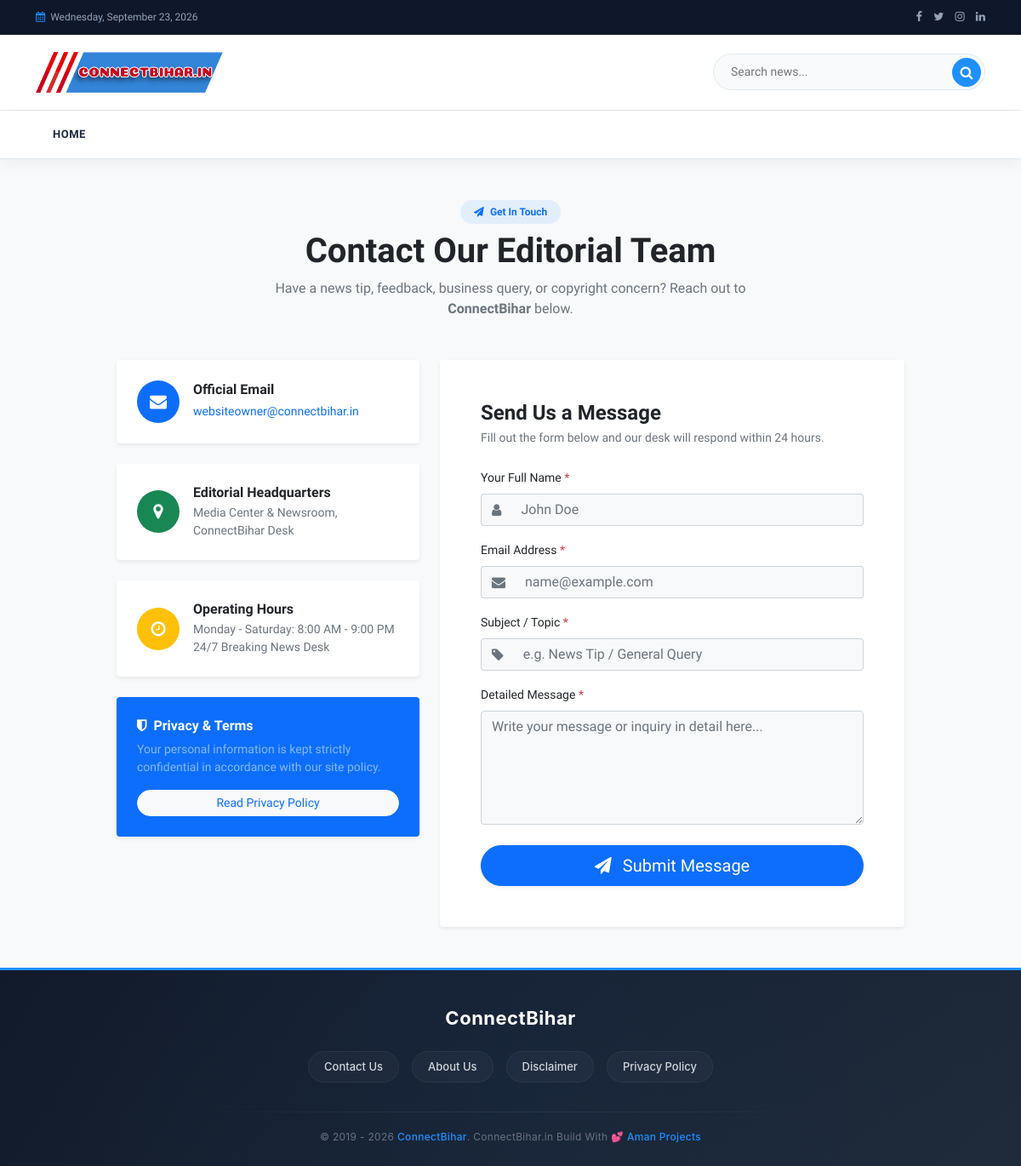
Before: /contactus.php with the older database file.
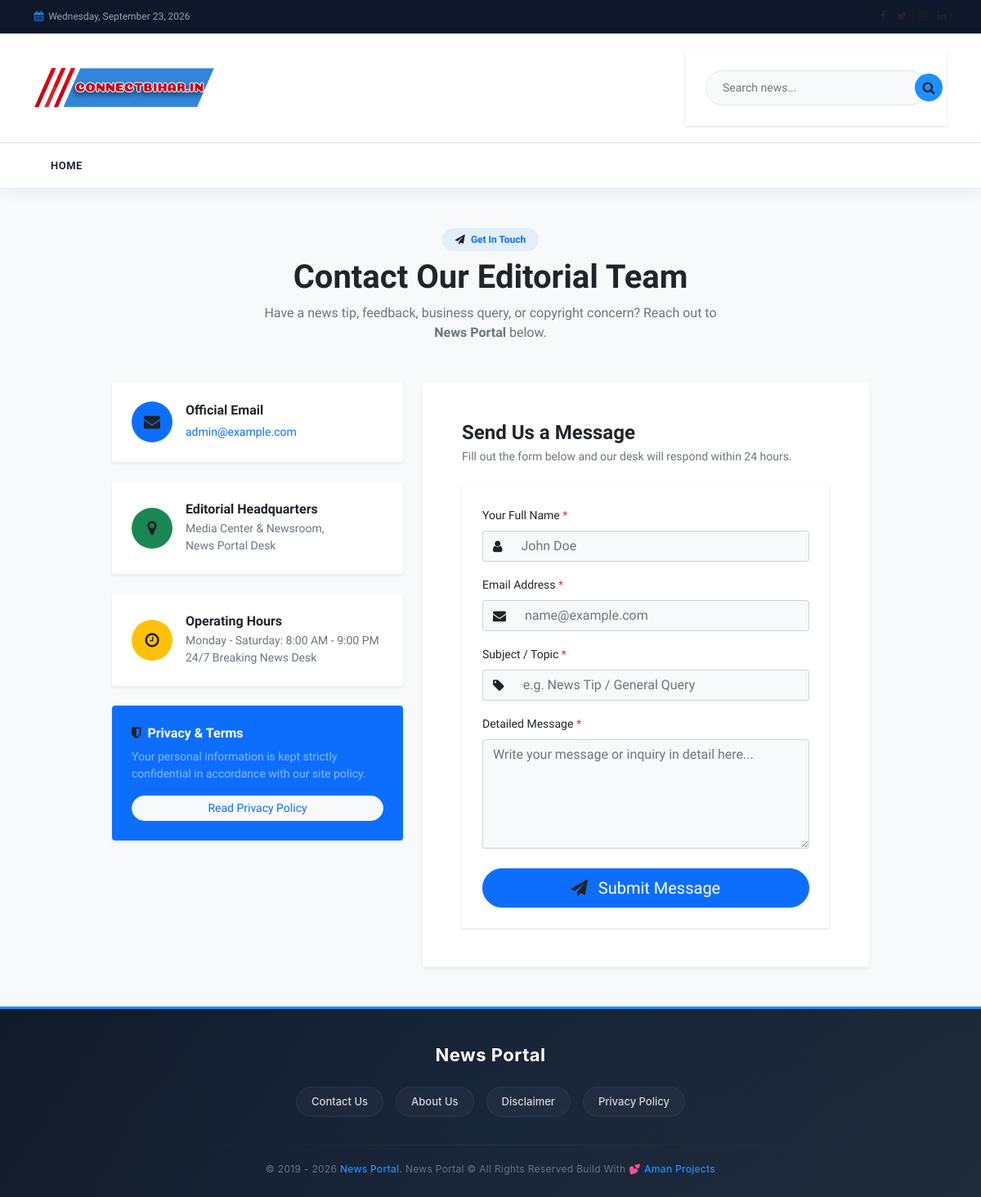
After: the same page with the newer database file.
### tables this page shows
CREATE TABLE `settings` (
  `websitename` varchar(60) DEFAULT NULL,
  `favicon` varchar(255) DEFAULT NULL,
  `logo` varchar(255) DEFAULT NULL,
  `footerdesc` varchar(255) DEFAULT NULL,
  `keywords` text DEFAULT NULL,
  `watterMark` varchar(255) DEFAULT NULL,
  `workEmail` varchar(191) DEFAULT NULL,
  `websiteTitle` varchar(225) DEFAULT NULL,
  `websiteUrl` varchar(999) NOT NULL,
  `contactPhone` varchar(50) DEFAULT NULL,
  `contactAddress` text DEFAULT NULL,
  `metaDescription` text DEFAULT NULL,
  `metaAuthor` varchar(100) DEFAULT NULL,
  `robotsIndex` varchar(50) NOT NULL DEFAULT 'index, follow',
  `socialFacebook` varchar(255) DEFAULT NULL,
  `socialTwitter` varchar(255) DEFAULT NULL,
  `socialInstagram` varchar(255) DEFAULT NULL,
  `socialLinkedin` varchar(255) DEFAULT NULL,
  `socialYoutube` varchar(255) DEFAULT NULL,
  `socialWhatsapp` varchar(255) DEFAULT NULL,
  `googleAnalytics` text DEFAULT NULL,
  `googleAdsense` varchar(100) DEFAULT NULL,
  `customHeadCode` text DEFAULT NULL,
  `customFooterCode` text DEFAULT NULL,
  `maintenanceMode` tinyint(1) NOT NULL DEFAULT 0,
  `maintenanceMsg` text DEFAULT NULL,
  `mailDriver` varchar(20) NOT NULL DEFAULT 'mail',
  `smtpHost` varchar(191) DEFAULT NULL,
  `smtpPort` int(5) NOT NULL DEFAULT 587,
  `smtpUser` varchar(191) DEFAULT NULL,
  `smtpPass` text DEFAULT NULL,
  `smtpEncryption` varchar(10) NOT NULL DEFAULT 'tls',
  `smtpFromEmail` varchar(191) DEFAULT NULL,
  `smtpFromName` varchar(191) DEFAULT NULL
);

### config.php (called while the page is built, shortened)
<?php
$hostname = 'localhost';
$username = 'root';
$password = '';
$dbname = 'blog2';
$conn = mysqli_connect($hostname, $username, $password, $dbname);
$settings_query = mysqli_query($conn, 'SELECT * FROM settings');
if ($settings_query && mysqli_num_rows($settings_query) > 0) {
    $settings = mysqli_fetch_assoc($settings_query);
    $baseurl = $settings['websiteUrl'] ?? '';
} else {
    $settings = [];
    $baseurl = '';
}

### contactus.php (the view, shortened to what the changed rows need)
<?php
include_once "header.php";
$site_email = htmlspecialchars($settings['workEmail'] ?? 'editorial@newswebsite.com');
$site_name = htmlspecialchars($settings['websitename'] ?? 'Our News Portal');
?>
<main class="py-5 bg-light">
  <div class="container">
    <div class="text-center mb-5">
      <span class="badge bg-primary-soft text-primary px-3 py-2 rounded-pill fw-semibold mb-2">
        <i class="fa fa-paper-plane me-1"></i> Get In Touch
      </span>
      <h1 class="display-6 fw-bold text-dark mb-2">Contact Our Editorial Team</h1>
      <p class="text-muted mx-auto" style="max-width: 580px;">
        Have a news tip, feedback, business query, or copyright concern? Reach out to <strong><?php echo $site_name; ?></strong> below.
      </p>
    </div>
    <div class="row g-4 justify-content-center">
      <div class="col-lg-4">
        <div class="card border-0 shadow-sm rounded-4 p-4 mb-4 bg-white hover-card">
          <div class="d-flex align-items-center gap-3">
            <div class="rounded-circle bg-primary text-white d-flex align-items-center justify-content-center flex-shrink-0" style="width: 50px; height: 50px; font-size: 1.25rem;">
              <i class="fa fa-envelope"></i>
            </div>
            <div>
              <h6 class="fw-bold text-dark mb-1">Official Email</h6>
              <a href="mailto:<?php echo $site_email; ?>" class="text-primary text-decoration-none small fw-semibold">
                <?php echo $site_email; ?>
              </a>
            </div>
          </div>
        </div>
        <div class="card border-0 shadow-sm rounded-4 p-4 mb-4 bg-white hover-card">
          <div class="d-flex align-items-center gap-3">
            <div class="rounded-circle bg-success text-white d-flex align-items-center justify-content-center flex-shrink-0" style="width: 50px; height: 50px; font-size: 1.25rem;">
              <i class="fa fa-map-marker"></i>
            </div>
            <div>
              <h6 class="fw-bold text-dark mb-1">Editorial Headquarters</h6>
              <p class="text-muted small mb-0">
                Media Center &amp; Newsroom,<br><?php echo $site_name; ?> Desk
              </p>
            </div>
          </div>
        </div>
        <div class="card border-0 shadow-sm rounded-4 p-4 mb-4 bg-white hover-card">
          <div class="d-flex align-items-center gap-3">
            <div class="rounded-circle bg-warning text-white d-flex align-items-center justify-content-center flex-shrink-0" style="width: 50px; height: 50px; font-size: 1.25rem;">
              <i class="fa fa-clock-o"></i>
            </div>
          </div>
        </div>
        <div class="card border-0 shadow-sm rounded-4 p-4 bg-primary text-white">
          <h6 class="fw-bold mb-2"><i class="fa fa-shield me-2"></i>Privacy &amp; Terms</h6>
        </div>
      </div>
      <div class="col-lg-6">
        <div class="card border-0 shadow-sm rounded-4 p-4 p-md-5 bg-white">
          <form action="<?php echo htmlspecialchars($_SERVER['PHP_SELF']); ?>" method="POST">
            <div class="form-group mb-3">
              <div class="input-group">
                <span class="input-group-text bg-light border-end-0 text-muted"><i class="fa fa-user"></i></span>
              </div>
            </div>
            <div class="form-group mb-3">
              <div class="input-group">
                <span class="input-group-text bg-light border-end-0 text-muted"><i class="fa fa-envelope"></i></span>
              </div>
            </div>
            <div class="form-group mb-3">
              <div class="input-group">
                <span class="input-group-text bg-light border-end-0 text-muted"><i class="fa fa-tag"></i></span>
              </div>
            </div>
            <button type="submit" name="submit_contact" class="btn btn-primary btn-lg w-100 rounded-pill shadow-sm hover-lift">
              <i class="fa fa-paper-plane me-2"></i> Submit Message
            </button>
          </form>
        </div>
      </div>
    </div>
  </div>
</main>
<?php include_once "footer.php"; ?>

### header.php (shortened to what the changed rows need)
<?php
include 'config.php';
$settings_query = mysqli_query($conn, 'SELECT * FROM settings');
$settings = mysqli_fetch_assoc($settings_query) ?: [];
?>
<!DOCTYPE html>
<html lang="en">
<head>
  <link rel="stylesheet" href="<?php echo htmlspecialchars($baseurl); ?>/assets/css/bootstrap.min.css">
  <link rel="stylesheet" href="https://cdnjs.cloudflare.com/ajax/libs/font-awesome/4.7.0/css/font-awesome.min.css">
  <link rel="stylesheet" href="<?php echo htmlspecialchars($baseurl); ?>/assets/css/style.css">
</head>
<body>
  <div class="top-bar">
    <div class="container">
      <div class="top-bar-inner">
        <div class="top-bar-right">
          <div class="top-bar-social">
            <a href="#"><i class="fa fa-facebook"></i></a>
            <a href="#"><i class="fa fa-twitter"></i></a>
            <a href="#"><i class="fa fa-instagram"></i></a>
            <a href="#"><i class="fa fa-linkedin"></i></a>
          </div>
        </div>
      </div>
    </div>
  </div>
  <div class="main-header">
    <div class="container">
      <div class="main-header-inner">
        <a href="./" class="logo-container">
          <img src="./assets/images/<?php echo htmlspecialchars($settings['logo'] ?? ''); ?>" alt="<?php echo htmlspecialchars($settings['websitename'] ?? ''); ?>" loading="lazy">
        </a>
        <div class="header-search">
          <form action="search.php" method="GET">
            <button type="submit">
              <i class="fa fa-search"></i>
            </button>
          </form>
        </div>
      </div>
    </div>
  </div>

### footer.php (shortened to what the changed rows need)
<?php
$footer_desc = $settings['footerdesc'] ?? '';
?>
<div id="footer">
  <div class="container">
    <div class="footer-content">
      <div class="footer-logo">
        <?php echo htmlspecialchars($settings['websitename'] ?? 'News Website'); ?>
      </div>
      <div class="footer-links">
        <a href="./contactus.php">Contact Us</a>
        <a href="./aboutus.php">About Us</a>
        <a href="./disclaimer.php">Disclaimer</a>
        <a href="./privacy-policy.php">Privacy Policy</a>
      </div>
      <div class="footer-divider"></div>
      <div class="copyright">
        &copy; 2019 - <?php echo date('Y'); ?>
        <a href="/"><?php echo htmlspecialchars($settings['websitename'] ?? 'News Portal'); ?></a>.
        <?php echo htmlspecialchars($footer_desc); ?> Build With 💕 <a href="https://amanprojects.com/" title="Aman Projects" target="_blank">Aman Projects</a>
      </div>
    </div>
  </div>
</div>
</body>
</html>

Changed rows visible on the page:
removed settings: logo (picture), websitename "ConnectBihar", workEmail "websiteowner@connectbihar.in", footerdesc "ConnectBihar.in"
added settings: logo (picture), websitename "News Portal", workEmail "admin@example.com", footerdesc "News Portal © All Rights Reserved"
